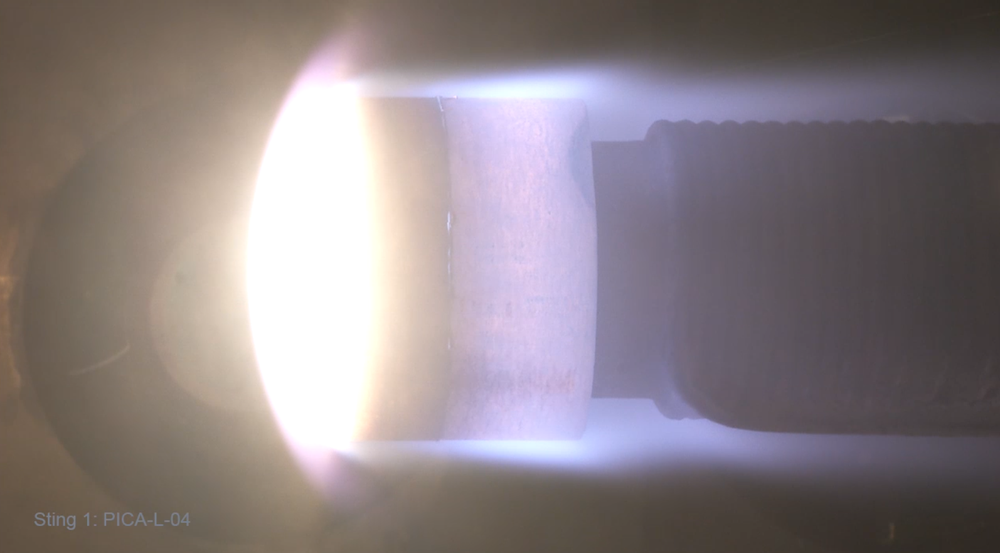
#> input picture sandbox/pika.png, 1000 x 553 px, shrunk from 1594 x 881 before the run
$ python canny_sandbox.py
#> lines starting #> are read from the running program, lines starting #| are printed output that depends on the picture
import numpy as np
import cv2 as cv
from matplotlib import pyplot as plt
img = cv.imread('pika.png',0)
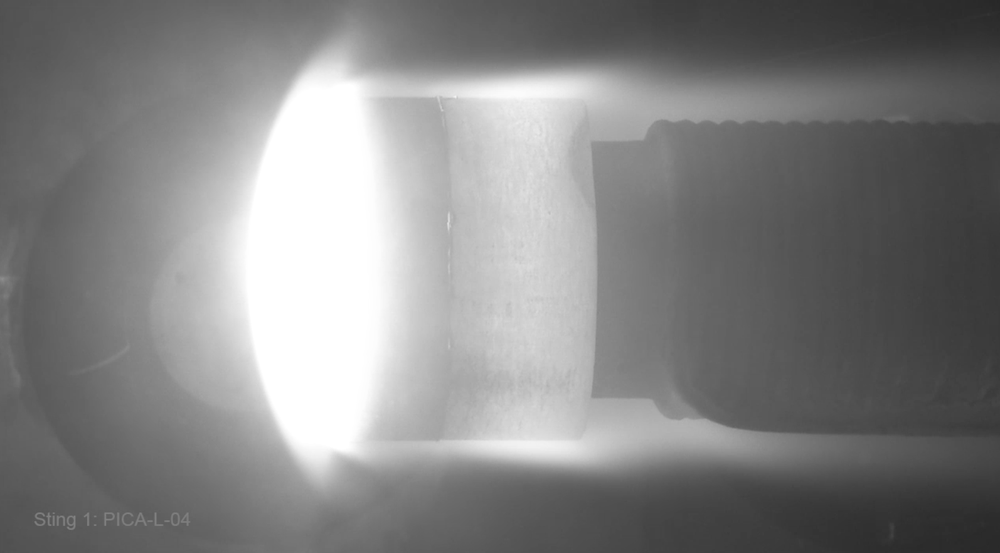
#> img: shape (553, 1000); min 39, max 255, mean 131.5
edges = cv.Canny(img,20,5)
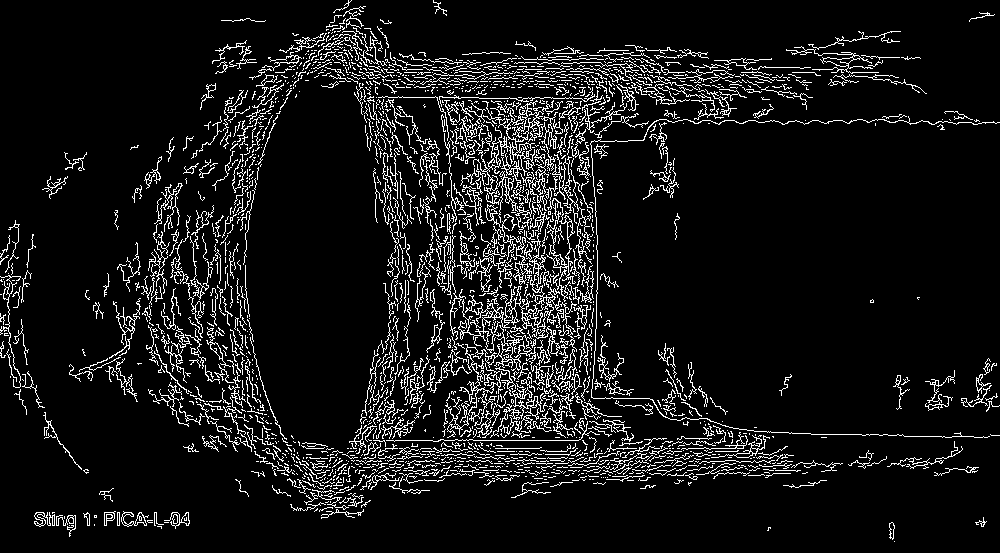
#> edges: shape (553, 1000); 8.6% white in thin lines or dots
plt.subplot(121),plt.imshow(img,cmap = 'gray')
plt.title('Original Image'), plt.xticks([]), plt.yticks([])
plt.subplot(122),plt.imshow(edges,cmap = 'gray')
plt.title('Edge Image'), plt.xticks([]), plt.yticks([])
plt.show()
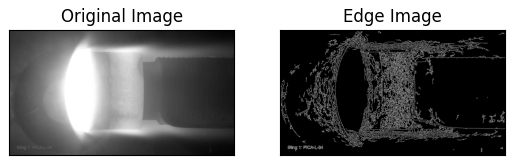
#> figure drawn by matplotlib, 2 panels

$ run again, with sandbox/Beaver.jpg saved as sandbox/pika.png
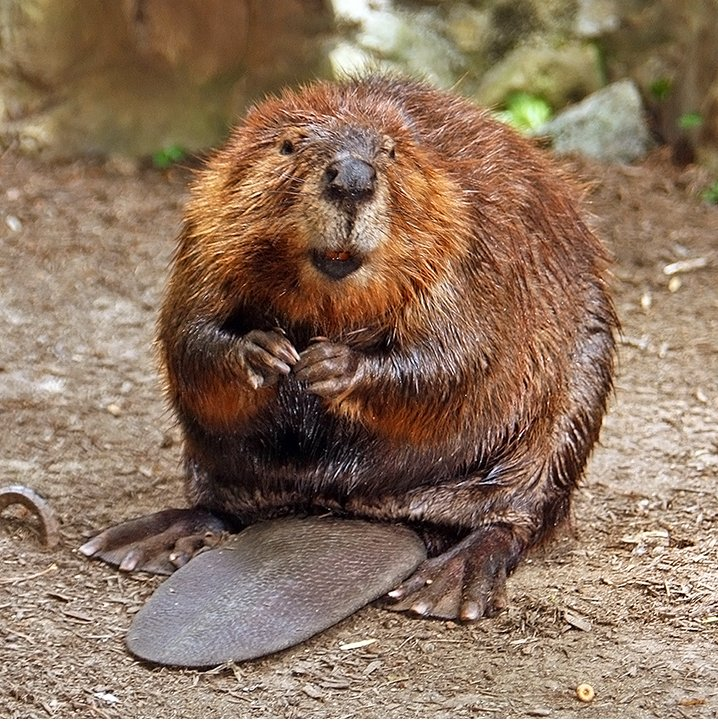
#> input picture sandbox/Beaver.jpg, 718 x 721 px
#> `edges = cv.Canny(img,20,5)`:
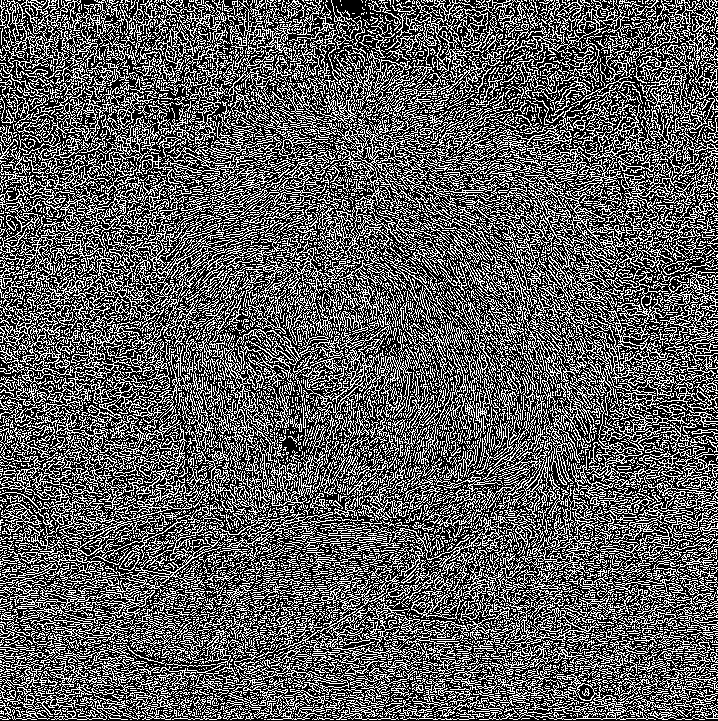
#> edges: shape (721, 718); 36.4% white in thin lines or dots
#> `plt.show()`:
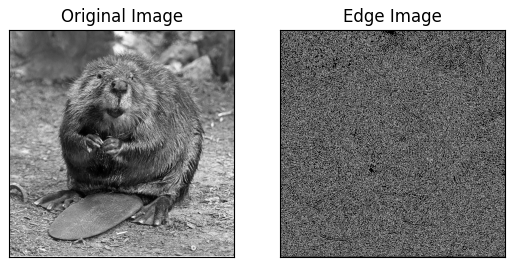
#> figure drawn by matplotlib, 2 panels
